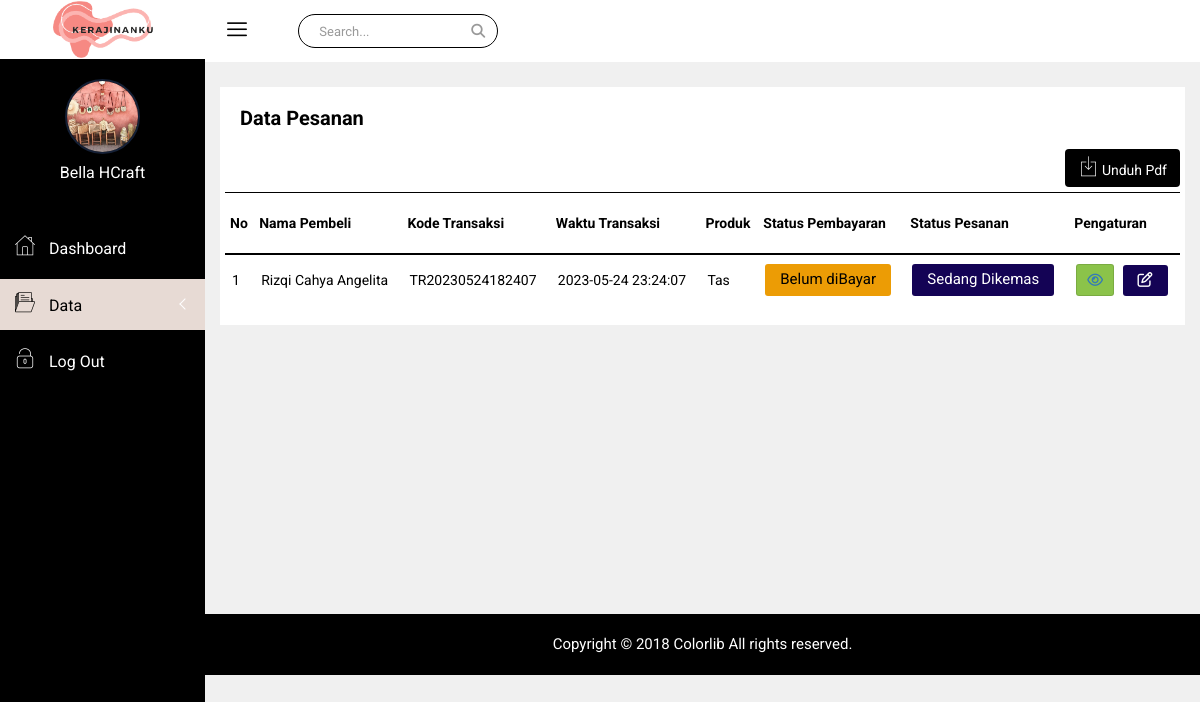
/penjual/datapesanan.php (signed in), run on the app's committed database.
### tables this page shows
CREATE TABLE `toko` (
  `toko_id` int(11) NOT NULL,
  `toko_pemilik` varchar(60) NOT NULL,
  `toko_username` varchar(15) NOT NULL,
  `toko_nama` varchar(60) NOT NULL,
  `toko_hp` varchar(25) NOT NULL,
  `toko_email` varchar(50) NOT NULL,
  `toko_pemilik_alamat` varchar(100) NOT NULL,
  `toko_alamat` varchar(100) NOT NULL,
  `toko_foto` varchar(100) NOT NULL,
  `toko_pass` varchar(100) NOT NULL
);

CREATE TABLE `transaksi` (
  `transaksi_id` varchar(30) NOT NULL,
  `transaksi_tanggal` datetime NOT NULL,
  `pembeli_id` int(11) NOT NULL
);

CREATE TABLE `pembeli` (
  `pembeli_id` int(11) NOT NULL,
  `pembeli_nama` varchar(60) NOT NULL,
  `pembeli_username` varchar(15) NOT NULL,
  `pembeli_email` varchar(100) NOT NULL,
  `pembeli_gender` enum('L','P') DEFAULT NULL,
  `pembeli_alamat` varchar(100) NOT NULL,
  `pembeli_foto` varchar(100) NOT NULL,
  `pembeli_pass` varchar(100) NOT NULL,
  `pembeli_hp` varchar(25) NOT NULL
);

CREATE TABLE `transaksi_detail` (
  `transaksi_detail_id` varchar(30) NOT NULL,
  `jumlah` smallint(6) NOT NULL,
  `subtotal` float NOT NULL,
  `ongkir_harga` float NOT NULL,
  `status_pesanan` varchar(30) NOT NULL,
  `status_pembayaran` varchar(30) NOT NULL,
  `transaksi_id` varchar(30) NOT NULL,
  `produk_id` int(11) NOT NULL,
  `ongkir_id` int(11) NOT NULL,
  `pembayaran_id` int(11) NOT NULL
);

CREATE TABLE `produk` (
  `produk_id` int(11) NOT NULL,
  `produk_nama` varchar(60) NOT NULL,
  `produk_stok` smallint(6) NOT NULL,
  `produk_harga` float NOT NULL,
  `produk_detail` text NOT NULL,
  `produk_status` varchar(15) NOT NULL,
  `produk_gambartumbnail` varchar(100) NOT NULL,
  `produk_gambar1` varchar(100) NOT NULL,
  `produk_gambar2` varchar(100) NOT NULL,
  `toko_id` int(11) NOT NULL
);

### koneksi.php (called while the page is built, shortened)
<?php
class Koneksi
{
    private $konek;
    private $host = "localhost";
    private $user = "root";
    private $pass = "";
    private $db = "beauty_commerce";
    private function sambung()
    {
        try {
            $this->konek = new PDO("mysql:host=" . $this->host . ";dbname=" . $this->db . ";charset=utf8mb4", $this->user, $this->pass);
            $this->konek->setAttribute(PDO::ATTR_ERRMODE, PDO::ERRMODE_EXCEPTION);
            $this->konek->setAttribute(PDO::ATTR_EMULATE_PREPARES, true);
            return $this->konek;
        } catch (PDOException $ex) {
            return NULL;
        }
    }
    public function kueri($sql)
    {
        $hasil = $this->konek->prepare($sql);
        $hasil->execute();
        return $hasil;
    }
    public function hasil_data($arg)
    {
        return $arg->fetch(PDO::FETCH_ASSOC);
    }
    public function jumlah_data($arg)
    {
        return $arg->rowCount();
    }
}

### penjual/datapesanan.php (the view, shortened to what this page needs)
<?php
require_once '../koneksi.php';
$kon = new Koneksi();
$idtoko = @$_SESSION['toko_id'];
?>
<!doctype html>
<html class="no-js" lang="en">
<head>
    <link rel="stylesheet" href="css/bootstrap.min.css">
    <link rel="stylesheet" href="css/font-awesome.min.css">
    <link rel="stylesheet" href="https://cdnjs.cloudflare.com/ajax/libs/font-awesome/6.3.0/css/font-awesome.min.css">
    <link rel="stylesheet" href="css/nalika-icon.css">
    <link rel="stylesheet" href="css/owl.carousel.css">
    <link rel="stylesheet" href="css/owl.theme.css">
    <link rel="stylesheet" href="css/owl.transitions.css">
    <link rel="stylesheet" href="css/animate.css">
    <link rel="stylesheet" href="css/normalize.css">
    <link rel="stylesheet" href="css/meanmenu.min.css">
    <link rel="stylesheet" href="css/main.css">
    <link rel="stylesheet" href="css/morrisjs/morris.css">
    <link rel="stylesheet" href="css/scrollbar/jquery.mCustomScrollbar.min.css">
    <link rel="stylesheet" href="css/metisMenu/metisMenu.min.css">
    <link rel="stylesheet" href="css/metisMenu/metisMenu-vertical.css">
    <link rel="stylesheet" href="css/calendar/fullcalendar.min.css">
    <link rel="stylesheet" href="css/calendar/fullcalendar.print.min.css">
    <link rel="stylesheet" href="style.css">
    <link rel="stylesheet" href="css/responsive.css">
</head>
<body>
    <div class="left-sidebar-pro">
        <nav id="sidebar" class="">
            <div class="sidebar-header">
                <a href="index.php"><img class="main-logo" src="img/logo/logo.png" alt="" style="width: 100px;" /></a>
            </div>
            <div class="nalika-profile">
                <?php
                $que = $kon->kueri("SELECT * FROM toko a INNER JOIN toko b ON a.toko_id = b.toko_id WHERE a.toko_id = '$idtoko'");
                $hasil = $kon->hasil_data($que);
                ?>
                <div class="profile-dtl">
                    <a href="#"><img src="<?= $hasil['toko_foto']; ?>" alt="" /></a>
                    <h2><?php echo $hasil['toko_nama'] ?></h2>
                </div>
            </div>
            <div class="left-custom-menu-adp-wrap comment-scrollbar">
                <nav class="sidebar-nav left-sidebar-menu-pro">
                    <ul class="metismenu" id="menu1">
                        <li>
                            <a href="index.php">
                                <i class="icon nalika-home icon-wrap"></i>
                                <span class="mini-click-non">Dashboard</span>
                            </a>
                        </li>
                        <li>
                            <a class="has-arrow" href="#" aria-expanded="false" class="active" style="background-color: #E7DAD4;"><i class="icon nalika-folder icon-wrap" style=" color: #000000;"></i> <span class="mini-click-non" style=" color: #000000;">Data</span></a>
                        </li>
                        <li><a href="../logout.php"><i class="icon nalika-unlocked icon-wrap"></i><span class="mini-click-non"> Log Out</span></a>
                    </ul>
                </nav>
            </div>
        </nav>
    </div>
    <div class="all-content-wrapper">
        <div class="container-fluid">
            <div class="row">
                <div class="col-lg-12 col-md-12 col-sm-12 col-xs-12">
                    <div class="logo-pro">
                        <a href="index.php"><img class="main-logo" src="img/logo/logo.png" alt="" style="width: 100px;" /></a>
                    </div>
                </div>
            </div>
        </div>
        <div class="header-advance-area">
            <div class="header-top-area">
                <div class="container-fluid">
                    <div class="row">
                        <div class="col-lg-12 col-md-12 col-sm-12 col-xs-12">
                            <div class="header-top-wraper">
                                <div class="row">
                                    <div class="col-lg-1 col-md-0 col-sm-1 col-xs-12">
                                        <div class="menu-switcher-pro">
                                            <button type="button" id="sidebarCollapse" class="btn bar-button-pro header-drl-controller-btn btn-info navbar-btn">
                                                <i class="icon nalika-menu-task"></i>
                                            </button>
                                        </div>
                                    </div>
                                    <div class="col-lg-6 col-md-7 col-sm-6 col-xs-12">
                                        <div class="header-top-menu tabl-d-n hd-search-rp">
                                            <div class="breadcome-heading">
                                                <form role="search" class="">
                                                    <input type="text" placeholder="Search..." class="form-control">
                                                    <a href=""><i class="fa fa-search"></i></a>
                                                </form>
                                            </div>
                                        </div>
                                    </div>
                                </div>
                            </div>
                        </div>
                    </div>
                </div>
            </div>
        </div>
        <div class="product-status mg-b-30">
            <div class="container-fluid">
                <div class="row">
                    <div class="col-lg-12 col-md-12 col-sm-12 col-xs-12">
                        <div class="product-status-wrap" style="margin-top: 30px;">
                            <div class="row">
                                <h4 style="margin-left: 15px;">Data Pesanan</h4>
                                <div class="breadcomb-report">
                                    <a href="laporan/laporandatapesanan.php?toko_id=<?= $hasil['toko_id'] ?>"><button data-toggle="tooltip" data-placement="left" title="Download Report" class="btn" style="color: white;"><i class="icon nalika-download"></i> Unduh Pdf</button></a>
                                </div>
                                <table>
                                    <tr>
                                        <th>No</th>
                                        <th>Nama Pembeli</th>
                                        <th>Kode Transaksi</th>
                                        <th>Waktu Transaksi</th>
                                        <th>Produk</th>
                                        <th>Status Pembayaran</th>
                                        <th>Status Pesanan</th>
                                        <th>Pengaturan</th>
                                    </tr>
                                    <tr>
                                        <?php
                                        $que = $kon->kueri("SELECT * FROM transaksi a JOIN transaksi_detail b ON a.transaksi_id = b.transaksi_id
                                        JOIN pembeli c ON a.pembeli_id = c.pembeli_id JOIN produk d ON b.produk_id = d.produk_id
                                        JOIN toko e ON d.toko_id = e.toko_id
                                        WHERE d.toko_id = '$idtoko'");
                                        $no = 1;
                                        $jumlah = $kon->jumlah_data($que);
                                        if ($jumlah == 0) {
                                            echo "<tr><td colspan=12>Data Kosong...</td></tr>";
                                        } else {
                                            while ($data = $que->fetch(PDO::FETCH_ASSOC)) {
                                                echo "<tr>";
                                                echo "<td>$no</td>";
                                                echo "<td>$data[pembeli_nama]</td>";
                                                echo "<td>$data[transaksi_id]</td>";
                                                echo "<td>$data[transaksi_tanggal]</td>";
                                                echo "<td>$data[produk_nama]</td>";
                                                if ($data['status_pembayaran'] == 'Belum dikonfirmasi') {
                                                    echo "<td><button class='ps-setting'\">Belum diKonfirmasi</button></td>";
                                                } else if ($data['status_pembayaran'] == 'Belum diBayar') {
                                                    echo "<td><button class='dt-setting'\">Belum diBayar</button></td>";
                                                } else if ($data['status_pembayaran'] == 'Telah diBayar') {
                                                    echo "<td><button class='pd-setting-ed'\">Telah diBayar</button></td>";
                                                } else {
                                                    echo "<td><button class='ds-setting'\">Dibatalkan</button></td>";
                                                }
                                                if ($data['status_pesanan'] == 'Sedang Diproses') {
                                                    echo "<td><button class='ps-setting'\">Sedang DiProses</button></td>";
                                                } else if ($data['status_pesanan'] == 'Sedang Dikemas') {
                                                    echo "<td><button class='pt-setting'\">Sedang Dikemas</button></td>";
                                                } else if ($data['status_pesanan'] == 'Dalam Pengiriman') {
                                                    echo "<td><button class='dt-setting'\">Dalam Pengiriman</button></td>";
                                                } else if ($data['status_pesanan'] == 'Telah Diterima') {
                                                    echo "<td><button class='pd-setting-ed'\">Telah Diterima</button></td>";
                                                } else {
                                                    echo "<td><button class='ds-setting'\">Dibatalkan</button></td>";
                                                }
                                                echo "<td><a href='datapesanan_detail.php?id=$data[transaksi_id]'><button data-toggle='tooltip' title='Detail' class='pd-setting-ed'><i class='fa fa-light fa-eye'></i></button></a>
                                                            <a href='datapesanan_edit.php?idtransdet=$data[transaksi_detail_id]'><button data-toggle='tooltip' title='Edit Status' class='pt-setting'><i class='fa fa-pencil-square-o' aria-hidden='true'></i></button></a>
                                                      </td>";
                                                echo "</tr>";
                                                $no++;
                                            }
                                        }
                                        ?>
                                    </tr>
                                </table>
                            </div>
                        </div>
                    </div>
                </div>
            </div>
        </div>
        <div class="footer-copyright-area">
            <div class="container-fluid">
                <div class="row">
                    <div class="col-lg-12">
                        <div class="footer-copy-right">
                            <p>Copyright © 2018 <a href="https://colorlib.com/wp/templates/">Colorlib</a> All rights reserved.</p>
                        </div>
                    </div>
                </div>
            </div>
        </div>
    </div>
</body>
</html>

### penjual/css/main.css (style rules this page uses)
html { color: #222; font-size: 1em; line-height: 1.4; }
audio, canvas, iframe, img, svg, video { vertical-align: middle; }

### penjual/css/metisMenu/metisMenu-vertical.css (style rules this page uses)
.sidebar-nav { background: #fff; }
.sidebar-nav ul { padding: 0; margin: 0; list-style: none; background: #000000; }
.sidebar-nav .metismenu { background: #000000; display: -webkit-box; display: -ms-flexbox; display: flex; -webkit-box-orient: vertical; -webkit-box-direction: normal; -ms-flex-direction: column; flex-direction: column; }
.sidebar-nav .metismenu li + li { margin-top: 5px; }
.sidebar-nav .metismenu li:first-child { margin-top: 5px; }
.sidebar-nav .metismenu li:last-child { margin-bottom: 5px; }
.sidebar-nav .metismenu > li { display: -webkit-box; display: -ms-flexbox; display: flex; -webkit-box-orient: vertical; -webkit-box-direction: normal; -ms-flex-direction: column; flex-direction: column; position: relative; }
.sidebar-nav .metismenu a { position: relative; display: block; padding: 13px 15px; color: #fff; outline-width: 0; transition: all .3s ease-out; font-size:16px; }
.sidebar-nav .metismenu li .icon-wrap { margin-right:10px; font-size:20px; }

### data on the page
toko: toko_foto (picture), toko_nama "Bella HCraft"
transaksi: pembeli.pembeli_nama "Rizqi Cahya Angelita", transaksi_detail.transaksi_id "TR20230524182407", transaksi_tanggal "2023-05-24 23:24:07", produk.produk_nama "Tas"
